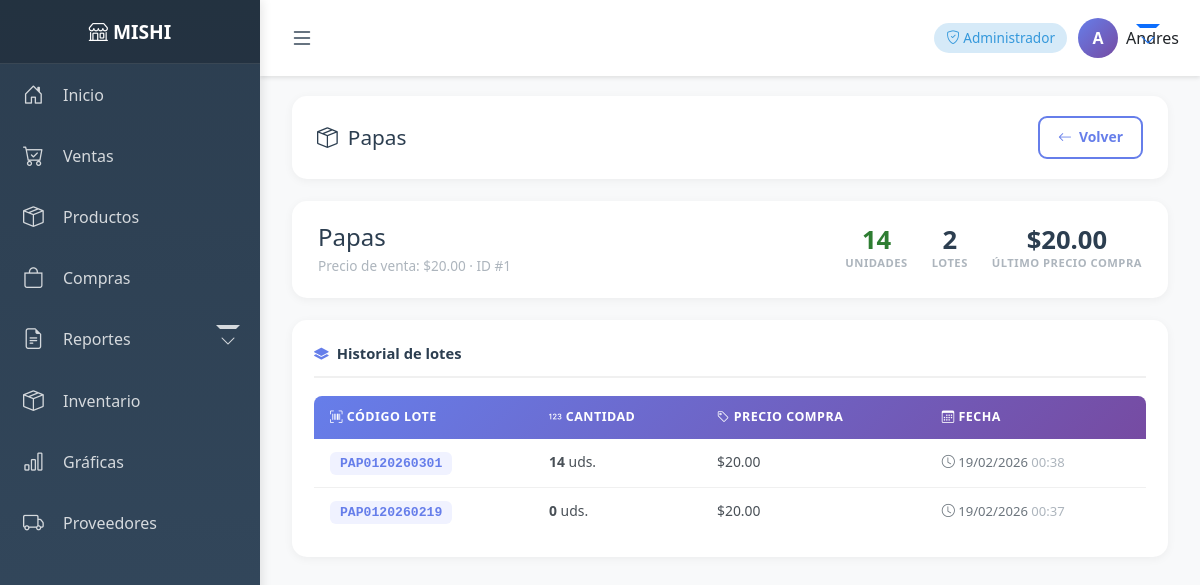
Page /inventario/inventario/producto/1/ (signed in) on the committed database.
### productos/models.py (models this page shows, shortened)
class Producto(models.Model): #negocio, nombre, proveedor, precio_venta, stock, codigo, stock_minimo, stock_maximo
    negocio = models.ForeignKey(
        Negocio,
        on_delete=models.CASCADE,
        related_name="productos"
    )
    nombre = models.CharField(max_length=150)
    proveedor = models.ForeignKey(
    Proveedor,
    on_delete=models.CASCADE,
    related_name="productos_proveedor"
)
    precio_venta = models.DecimalField(max_digits=10, decimal_places=2)
    precio_compra = models.DecimalField(max_digits=10, decimal_places=2)
    stock = models.PositiveIntegerField(default=0)
    codigo = models.CharField(max_length=50, blank=True, null=True)
    stock_minimo = models.IntegerField(default=-1)
    stock_maximo = models.IntegerField(default=-1)
    creado_en = models.DateTimeField(auto_now_add=True)

### inventario/models.py (models this page shows, shortened)
class Lote(models.Model):
    negocio = models.ForeignKey(
        Negocio,
        on_delete=models.CASCADE
    )
    producto = models.ForeignKey(
        Producto,
        on_delete=models.CASCADE,
        related_name="lotes"
    )
    lote = models.CharField(max_length=50)
    cantidad = models.PositiveIntegerField()
    precio_compra = models.DecimalField(max_digits=10, decimal_places=2)
    fecha_creacion = models.DateTimeField(auto_now_add=True)
    class Meta:
        unique_together = ('lote', 'producto', 'negocio')

### inventario/views.py (the view)
# urls.py: path('inventario/producto/<int:producto_id>/', views.detalle_producto, name='detalle_producto'),
@login_required
def detalle_producto(request, producto_id):
    negocio = get_negocio_activo(request)
    producto = get_object_or_404(Producto, id=producto_id, negocio=negocio)
    lotes    = Lote.objects.filter(producto=producto, negocio=negocio).order_by("-fecha_creacion")
    context = {
        "producto": producto,
        "lotes":    lotes,
    }
    return render(request, "inventario/detalle_producto.html", context)

### negocios/utils.py (called while the page is built)
def get_negocio_activo(request):
    negocio_id = request.session.get("negocio_id")
    if negocio_id:
        try:
            return Negocio.objects.filter(id=negocio_id).first()
        except Negocio.DoesNotExist:
            return None
    return None

### usuarios/context_processors.py (called while the page is built)
def rol_usuario_context(request):
    rol = None
    if request.user.is_authenticated:
        negocio_id = request.session.get("negocio_id")
        if negocio_id:
            relacion = UsuarioNegocio.objects.filter(
                usuario=request.user,
                negocio_id=negocio_id
            ).first()
            if relacion:
                rol = relacion.rol
    return {
        'rol_usuario': rol
    }

### inventario/templates/inventario/detalle_producto.html (shortened to what this page needs)
{% extends 'base.html' %}
{% block content %}
<div class="container-fluid">
    <div class="page-header">
        <h2><i class="bi bi-box-seam"></i> {{ producto.nombre }}</h2>
        <a href="{% url 'inventario' %}" class="btn-back">
            <i class="bi bi-arrow-left"></i> Volver
        </a>
    </div>
    <div class="prod-info-card">
        <div class="prod-info-left">
            <h3>{{ producto.nombre }}</h3>
            <p>Precio de venta: ${{ producto.precio_venta|floatformat:2 }} · ID #{{ producto.id }}</p>
        </div>
        <div class="prod-info-stats">
            <div class="info-stat">
                <div class="stat-val" style="color:{% if producto.stock == 0 %}#c62828{% elif producto.stock <= 10 %}#e65100{% else %}#2e7d32{% endif %};">
                    {{ producto.stock }}
                </div>
                <div class="stat-lbl">Unidades</div>
            </div>
            <div class="info-stat">
                <div class="stat-val">{{ lotes.count }}</div>
                <div class="stat-lbl">Lotes</div>
            </div>
            <div class="info-stat">
                <div class="stat-val">${{ lotes.0.precio_compra|floatformat:2|default:"—" }}</div>
                <div class="stat-lbl">Último precio compra</div>
            </div>
        </div>
    </div>
    <div class="card-section">
        <div class="section-title">
            <i class="bi bi-layers-fill" style="color:#667eea;"></i>
            Historial de lotes
        </div>
        {% if lotes %}
        <div style="overflow-x:auto; border-radius:8px; overflow:hidden;">
            <table class="lotes-table">
                <thead>
                    <tr>
                        <th><i class="bi bi-upc-scan"></i> Código lote</th>
                        <th><i class="bi bi-123"></i> Cantidad</th>
                        <th><i class="bi bi-tag"></i> Precio compra</th>
                        <th><i class="bi bi-calendar3"></i> Fecha</th>
                    </tr>
                </thead>
                <tbody>
                    {% for lote in lotes %}
                    <tr>
                        <td><span class="lote-cod-badge">{{ lote.lote }}</span></td>
                        <td><strong>{{ lote.cantidad }}</strong> uds.</td>
                        <td>${{ lote.precio_compra|floatformat:2 }}</td>
                        <td style="color:#6c757d; font-size:0.82rem;">
                            <i class="bi bi-clock"></i>
                            {{ lote.fecha_creacion|date:"d/m/Y" }}
                            <span style="color:#adb5bd;">{{ lote.fecha_creacion|date:"H:i" }}</span>
                        </td>
                    </tr>
                    {% endfor %}
                </tbody>
            </table>
        </div>
        {% else %}
        <div class="empty-state">
            <i class="bi bi-inbox"></i>
            <p style="margin:0;">No hay lotes registrados para este producto.</p>
        </div>
        {% endif %}
    </div>
</div>
{% endblock %}

### templates/base.html (shortened to what this page needs)
<!DOCTYPE html>
<html lang="es">
<head>
    <link href="https://cdn.jsdelivr.net/npm/bootstrap@5.3.0/dist/css/bootstrap.min.css" rel="stylesheet">
    <link rel="stylesheet" href="https://cdn.jsdelivr.net/npm/bootstrap-icons@1.11.0/font/bootstrap-icons.css">
</head>
<body>
    <nav class="sidebar" id="sidebar">
        <div class="sidebar-header">
            <h4><i class="bi bi-shop"></i> <span class="menu-text">MISHI</span></h4>
        </div>
        <ul class="sidebar-menu">
            <li>
                <a href="/">
                    <i class="bi bi-house-door"></i>
                    <span class="menu-text">Inicio</span>
                </a>
            </li>
            <li>
                <a href="{% url 'nueva_venta' %}">
                    <i class="bi bi-cart-check"></i>
                    <span class="menu-text">Ventas</span>
                </a>
            </li>
            {% if rol_usuario == 'ADMIN' or rol_usuario == 'ALMACEN_ADMIN' %}
            <li>
                <a href="{% url 'lista_productos' %}">
                    <i class="bi bi-box-seam"></i>
                    <span class="menu-text">Productos</span>
                </a>
            </li>
            {% endif %}
            {% if rol_usuario == 'ADMIN' or rol_usuario == 'ALMACEN_ADMIN' %}
            <li>
                <a href="{% url 'lista_compras' %}">
                    <i class="bi bi-bag"></i>
                    <span class="menu-text">Compras</span>
                </a>
            </li>
            {% endif %}
            {% if rol_usuario == 'ADMIN' or rol_usuario == 'ALMACEN_ADMIN' %}
            <li>
                <a href="#" class="dropdown-toggle" onclick="toggleSubmenu(event, 'submenu-reportes')">
                    <i class="bi bi-file-earmark-text"></i>
                    <span class="menu-text">Reportes</span>
                </a>
            </li>
            {% endif %}
            {% if rol_usuario == 'ADMIN' or rol_usuario == 'ALMACEN_ADMIN' %}
            <li>
                <a href="{% url 'inventario' %}">
                <i class="bi bi-box-seam"></i>
                    <span class="menu-text">Inventario</span>
                </a>
            </li>
            {% endif %}
            {% if rol_usuario == 'ADMIN' or rol_usuario == 'ALMACEN_ADMIN' %}
            <li>
                <a href="{% url 'graficas' %}">
                    <i class="bi bi-bar-chart"></i>
                    <span class="menu-text">Gráficas</span>
                </a>
            </li>
            {% endif %}
            {% if rol_usuario == 'ADMIN' or rol_usuario == 'ALMACEN_ADMIN' %}
            <li>
                <a href="{% url 'lista_proveedores' %}">
                    <i class="bi bi-truck"></i>
                    <span class="menu-text">Proveedores</span>
                </a>
            </li>
            {% endif %}
    </nav>
    <div class="main-content">
        <div class="top-navbar">
            <button class="toggle-btn" onclick="toggleSidebar()">
                <i class="bi bi-list"></i>
            </button>
            <div class="user-info">
                {% if user.is_authenticated %}
                    <span class="role-badge">
                        {% if rol_usuario == 'ADMIN' %}
                            <i class="bi bi-shield-check"></i> Administrador
                        {% elif rol_usuario == 'VENDEDOR' %}
                            <i class="bi bi-person-badge"></i> Vendedor
                        {% elif rol_usuario == 'ALMACEN' %}
                            <i class="bi bi-boxes"></i> Almacén
                        {% elif rol_usuario == 'ALMACEN_ADMIN' %}
                            <i class="bi bi-shield-fill-check"></i> Almacén Admin
                        {% endif %}
                    </span>
                    <div class="dropdown">
                        <button class="btn btn-link text-decoration-none dropdown-toggle d-flex align-items-center p-0" type="button" data-bs-toggle="dropdown">
                            <div class="user-avatar">
                                {{ user.username|slice:":1"|upper }}
                            </div>
                            <span class="ms-2 text-dark">{{ user.username }}</span>
                        </button>
                    </div>
                {% else %}
                    <a href="/login/" class="btn btn-primary btn-sm">
                        <i class="bi bi-box-arrow-in-right"></i> <span class="d-none d-sm-inline">Iniciar Sesión</span>
                    </a>
                {% endif %}
            </div>
        </div>
        <div class="content-wrapper">
            {% block content %}{% endblock %}
        </div>
    </div>
</body>
</html>

### templates/base.html (style rules this page uses)
:root { --sidebar-width: 260px; --sidebar-collapsed-width: 70px; }
* { margin: 0; padding: 0; box-sizing: border-box; }
body { font-family: 'Segoe UI', Tahoma, Geneva, Verdana, sans-serif; overflow-x: hidden; }
.sidebar { position: fixed; top: 0; left: 0; height: 100vh; width: var(--sidebar-width); background: linear-gradient(180deg, #2c3e50 0%, #34495e 100%); color: white; transition: all 0.3s ease; overflow-y: auto; overflow-x: hidden; z-index: 1000; box-shadow: 2px 0 10px rgba(0,0,0,0.1); }
.sidebar-header { padding: 20px; text-align: center; border-bottom: 1px solid rgba(255,255,255,0.1); background: rgba(0,0,0,0.2); }
.sidebar-header h4 { margin: 0; font-size: 1.2rem; font-weight: 600; }
.sidebar-menu { list-style: none; padding: 0; margin: 0; }
.sidebar-menu li { position: relative; }
.sidebar-menu a { display: flex; align-items: center; padding: 15px 20px; color: rgba(255,255,255,0.8); text-decoration: none; transition: all 0.3s; border-left: 3px solid transparent; }
.sidebar-menu a i { font-size: 1.3rem; min-width: 30px; }
.sidebar-menu a .menu-text { margin-left: 10px; white-space: nowrap; }
.dropdown-toggle::after { content: '\f282'; font-family: 'bootstrap-icons'; position: absolute; right: 20px; transition: transform 0.3s; }
.main-content { margin-left: var(--sidebar-width); transition: margin-left 0.3s ease; min-height: 100vh; background: #f8f9fa; }
.top-navbar { background: white; padding: 15px 20px; box-shadow: 0 2px 4px rgba(0,0,0,0.1); display: flex; justify-content: space-between; align-items: center; position: sticky; top: 0; z-index: 100; }
.toggle-btn { background: none; border: none; font-size: 1.5rem; color: #2c3e50; cursor: pointer; padding: 5px 10px; }
.user-info { display: flex; align-items: center; gap: 10px; }
.user-avatar { width: 40px; height: 40px; border-radius: 50%; background: linear-gradient(135deg, #667eea 0%, #764ba2 100%); display: flex; align-items: center; justify-content: center; color: white; font-weight: bold; flex-shrink: 0; }
.content-wrapper { padding: 20px; }
.role-badge { background: rgba(52, 152, 219, 0.2); color: #3498db; padding: 5px 12px; border-radius: 20px; font-size: 0.85rem; font-weight: 500; white-space: nowrap; }
.page-header { background: white; border-radius: 15px; padding: 25px; margin-bottom: 25px; box-shadow: 0 2px 10px rgba(0,0,0,0.05); display: flex; justify-content: space-between; align-items: center; flex-wrap: wrap; gap: 15px; }
.page-header h2 { color: #2c3e50; margin: 0; display: flex; align-items: center; gap: 10px; }
.btn-back { padding: 10px 20px; background: white; color: #667eea; border: 2px solid #667eea; border-radius: 8px; font-weight: 600; cursor: pointer; transition: all 0.3s; text-decoration: none; display: flex; align-items: center; gap: 8px; }
.card-section { background: white; border-radius: 15px; padding: 25px; margin-bottom: 25px; box-shadow: 0 2px 10px rgba(0,0,0,0.05); }

### rows in the picture
Producto: nombre "Papas", precio_venta "20.00", id "1", stock "14"
Lote: precio_compra "20.00", lote "PAP0120260301", cantidad "14", fecha_creacion "19/02/2026", fecha_creacion "00:38"
Lote: lote "PAP0120260219", cantidad "0", precio_compra "20.00", fecha_creacion "19/02/2026", fecha_creacion "00:37"

### other values in the picture
{{ user.username|slice:":1"|upper }} "A"
{{ user.username }} "Andres"
{{ lotes.count }} "2"
